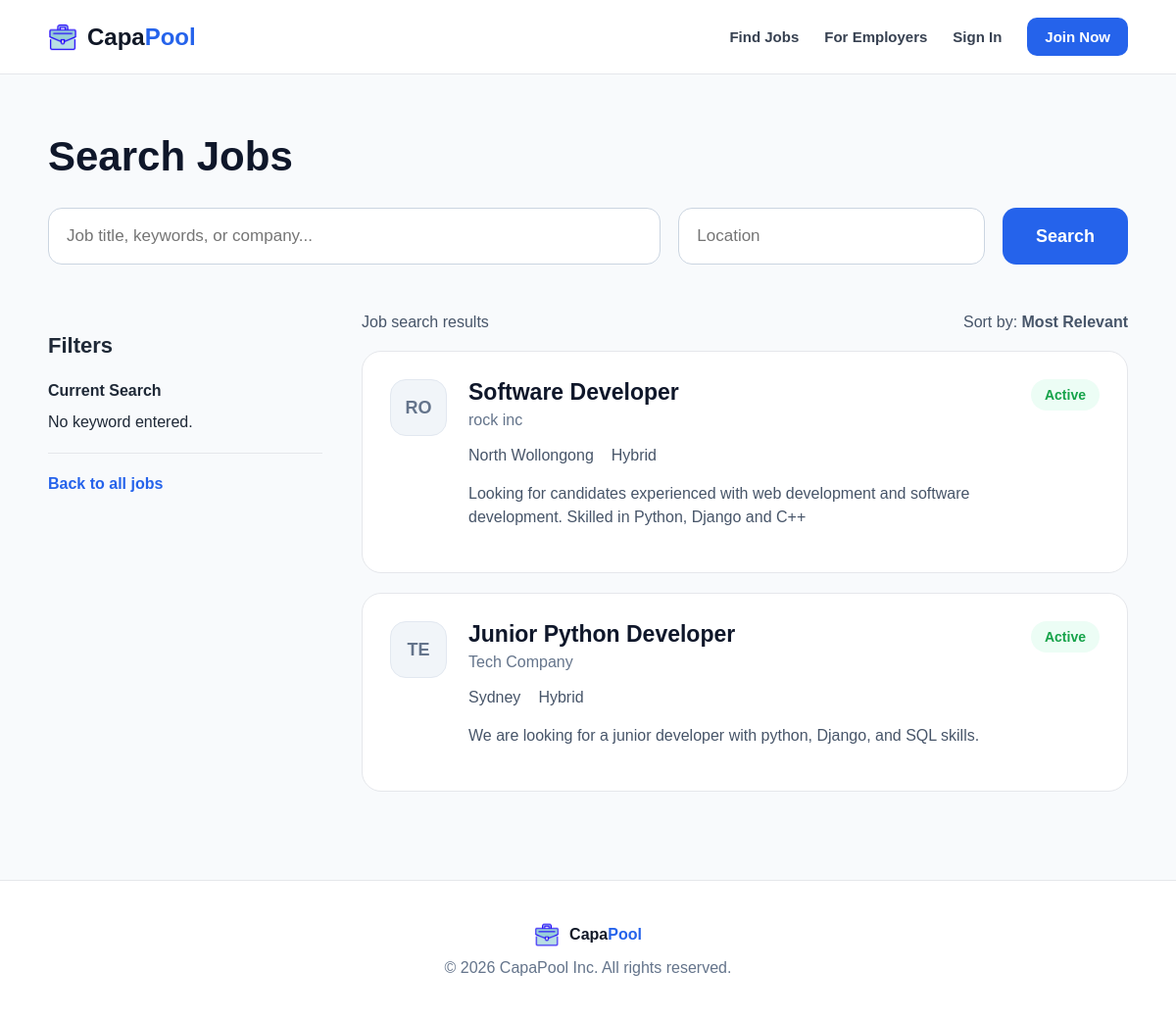
The page /jobs/search/ on the database its author committed.
### jobs/models.py (models this page shows, shortened)
class JobPosting(models.Model):
	education_choices = [
		('high_school', 'High School'),
		('diploma', 'Diploma'),
		('bachelor', 'Bachelor'),
		('master', 'Master'),
		('phd', 'PhD'),
	]
	work_mode_choices = [
		('remote', 'Remote'),
		('onsite', 'On-site'),
		('hybrid', 'Hybrid'),
	]
	employer = models.ForeignKey(
		EmployerProfile,
		on_delete=models.CASCADE,
		related_name='job_postings'
	)
	job_title = models.CharField(max_length=150)
	job_description = models.TextField()
	required_education_level = models.CharField(max_length=50, choices=education_choices)
	required_skills = models.ManyToManyField(Skill, blank=True)
	required_years_of_experience = models.PositiveIntegerField(default=0)
	work_mode = models.CharField(max_length=30, choices=work_mode_choices)
	job_location = models.CharField(max_length=100)
	is_active = models.BooleanField(default=True)
	created_at = models.DateTimeField(auto_now_add=True)

### employers/models.py (models this page shows, shortened)
class EmployerProfile(models.Model):
	user = models.OneToOneField(User, on_delete=models.CASCADE)
	company_name = models.CharField(max_length=150)
	company_description = models.TextField(blank=True)
	contact_email = models.EmailField()
	phone_number = models.CharField(max_length=30, blank=True)
	is_member = models.BooleanField(default=False)
	created_at = models.DateTimeField(auto_now_add=True)

### jobs/views.py (the view, shortened to what this page needs)
# urls.py: path('search/', views.job_search, name='job_search'),
def job_search(request):
	query = request.GET.get('q', '').strip()
	location = request.GET.get('location', '').strip()
	work_mode = request.GET.get('work_mode', '').strip()
	education = request.GET.get('education', '').strip()
	experience = request.GET.get('experience', '').strip()
	jobs = JobPosting.objects.filter(is_active=True)
	if location:
		jobs = jobs.filter(job_location__icontains=location)
	if work_mode:
		jobs = jobs.filter(work_mode=work_mode)
	if education:
		jobs = jobs.filter(required_education_level=education)
	if experience:
		jobs = jobs.filter(required_years_of_experience__lte=experience)
	jobs = jobs.distinct().order_by('-created_at')
	return render(request, 'jobs/job_search.html', {
		'jobs': jobs,
		'query': query,
		'location': location,
		'work_mode': work_mode,
		'education': education,
		'experience': experience,
		'work_mode_choices': JobPosting.work_mode_choices,
		'education_choices': JobPosting.education_choices,
	})
	return render(request, 'jobs/job_search.html', {
		'jobs': jobs,
		'query': query
	})

### templates/jobs/job_search.html (shortened to what this page needs)
{% extends "base.html" %}
{% block content %}
<section class="jobs-top-section">
    <h1>Search Jobs</h1>
    <form method="get" class="figma-job-search">
        <input type="text" name="q" value="{{ query }}" placeholder="Job title, keywords, or company...">
        <input type="text" name="location" value="{{ location }}" placeholder="Location">
        <button type="submit">Search</button>
    </form>
</section>
<section class="figma-jobs-layout">
    <aside class="job-filter-box">
        <h2>Filters</h2>
        <div class="filter-group">
            <h3>Current Search</h3>
            {% if query %}<p>Keyword: <strong>{{ query }}</strong></p>{% else %}<p>No keyword entered.</p>{% endif %}
        </div>
        <a href="{% url 'job_list' %}" class="create-job-link">Back to all jobs</a>
    </aside>
    <section class="job-results-area">
        <div class="job-results-header">
            <p>Job search results</p>
            <p>Sort by: <strong>Most Relevant</strong></p>
        </div>
        {% for job in jobs %}
            <div class="figma-job-card">
                <div class="company-initials">{{ job.employer.company_name|slice:":2" }}</div>
                <div class="job-main-info">
                    <h2>{{ job.job_title }}</h2>
                    <p class="company-name">{{ job.employer.company_name }}</p>
                    <div class="job-meta-row">
                        <span>{{ job.job_location }}</span>
                        <span>{{ job.get_work_mode_display }}</span>
                    </div>
                    <p class="job-description">{{ job.job_description }}</p>
                </div>
                <span class="posted-badge">Active</span>
            </div>
        {% empty %}
            <div class="empty-message"><p>No matching jobs found.</p></div>
        {% endfor %}
    </section>
</section>
{% endblock %}

### static/css/style.css (style rules this page uses)
* { margin: 0; padding: 0; box-sizing: border-box; }
body { font-family: Arial, sans-serif; background: #f8fafc; color: #1f2937; }
.jobs-top-section { max-width: 1150px; margin: 60px auto 50px; padding: 0 24px; }
.jobs-top-section h1 { font-size: 42px; margin-bottom: 28px; color: #0f172a; }
.figma-job-search { display: grid; grid-template-columns: 2fr 1fr auto; gap: 18px; }
.figma-job-search input, .figma-job-search select { height: 58px; border: 1px solid #cbd5e1; border-radius: 14px; padding: 0 18px; font-size: 17px; background: white; }
.figma-job-search button { height: 58px; border: none; border-radius: 14px; background: #2563eb; color: white; padding: 0 34px; font-size: 18px; font-weight: bold; cursor: pointer; }
.figma-jobs-layout { max-width: 1150px; margin: 0 auto 70px; padding: 0 24px; display: grid; grid-template-columns: 280px 1fr; gap: 40px; }
.job-filter-box { padding-top: 20px; }
.job-filter-box h2 { font-size: 22px; margin-bottom: 24px; }
.filter-group { border-bottom: 1px solid #e5e7eb; padding-bottom: 22px; margin-bottom: 22px; }
.filter-group h3 { font-size: 16px; margin-bottom: 14px; }
.create-job-link { color: #2563eb; font-weight: bold; text-decoration: none; }
.job-results-header { display: flex; justify-content: space-between; margin-bottom: 20px; color: #475569; font-size: 16px; }
.figma-job-card { background: white; border: 1px solid #e5e7eb; border-radius: 20px; padding: 28px; margin-bottom: 20px; display: grid; grid-template-columns: 60px 1fr auto; gap: 20px; align-items: start; }
.company-initials { width: 58px; height: 58px; border-radius: 16px; background: #f1f5f9; border: 1px solid #e2e8f0; display: flex; justify-content: center; align-items: center; color: #64748b; font-weight: bold; font-size: 18px; text-transform: uppercase; }
.job-main-info h2 { font-size: 23px; margin-bottom: 6px; color: #0f172a; }
.company-name { color: #64748b; }
.job-meta-row { display: flex; flex-wrap: wrap; gap: 18px; margin: 18px 0; color: #475569; }
.job-description { color: #475569; line-height: 1.5; margin-bottom: 16px; }
.posted-badge, .match-score { background: #ecfdf5; color: #16a34a; padding: 8px 14px; border-radius: 18px; font-size: 14px; font-weight: bold; white-space: nowrap; }

### rows shown on the page
JobPosting: employer.company_name "RO", job_title "Software Developer", employer.company_name "rock inc", job_location "North Wollongong", work_mode "Hybrid", job_description "Looking for candidates experienced with web development and software development. Skilled in Python, Django and C++"
JobPosting: employer.company_name "TE", job_title "Junior Python Developer", employer.company_name "Tech Company", job_location "Sydney", work_mode "Hybrid", job_description "We are looking for a junior developer with python, Django, and SQL skills."
